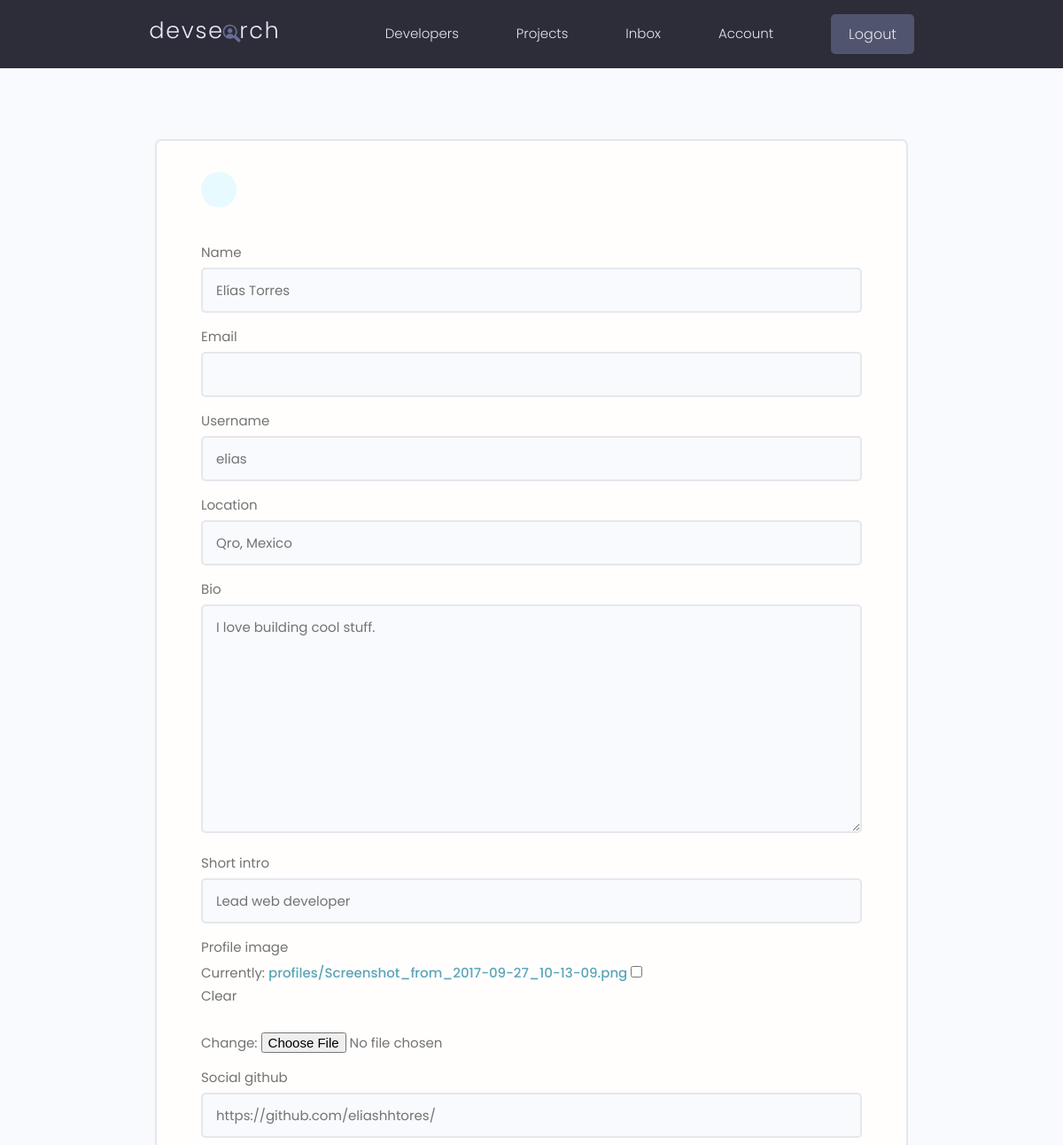
Page /edit-account/ (signed in, upper part) on the earlier database version.
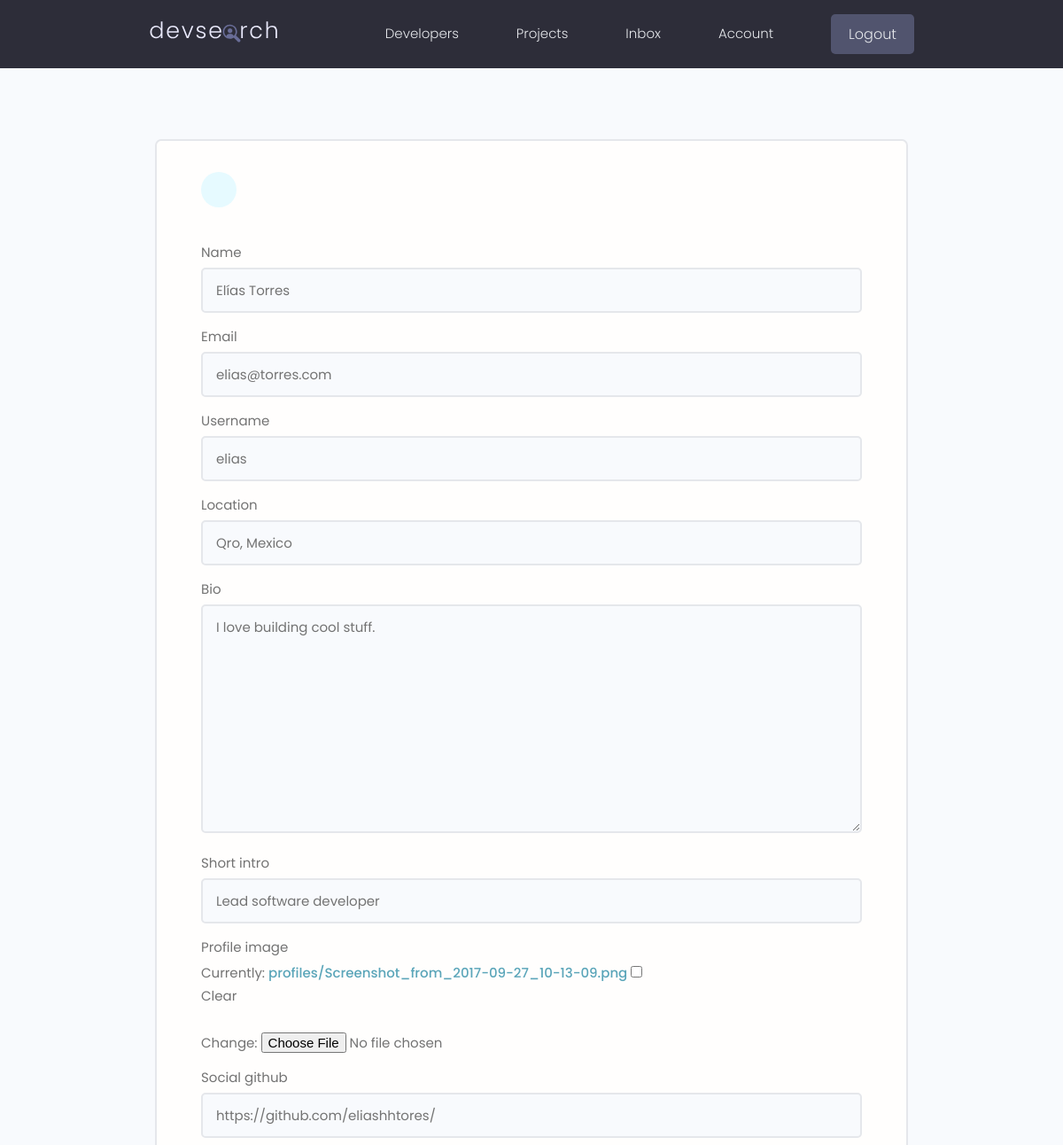
Same page on the later database version.
### developer/models.py (models this page shows, shortened)
class Developer(models.Model):
    id = models.UUIDField(default=uuid.uuid4,
                          primary_key=True, unique=True, editable=False)
    user = models.OneToOneField(User, on_delete=models.CASCADE, null=True)
    name = models.CharField(max_length=200, blank=True, null=True)
    email = models.EmailField(max_length=200, blank=True, null=True)
    username = models.CharField(max_length=200, blank=True, null=True)
    location = models.CharField(max_length=200, blank=True, null=True)
    short_intro = models.CharField(max_length=200, blank=True, null=True)
    bio = models.TextField(blank=True, null=True)
    profile_image = models.ImageField(
        upload_to='profiles/', blank=True, null=True, default='profiles/user-default.png')
    social_github = models.CharField(max_length=200, blank=True, null=True)
    social_twitter = models.CharField(max_length=200, blank=True, null=True)
    social_linkedin = models.CharField(max_length=200, blank=True, null=True)
    social_youtube = models.CharField(max_length=200, blank=True, null=True)
    social_website = models.CharField(max_length=200, blank=True, null=True)
    social_stackoverflow = models.CharField(
        max_length=200, blank=True, null=True)
    created = models.DateTimeField(auto_now_add=True)

### developer/views.py (the view, shortened to what this page needs)
# urls.py: path('edit-account/', views.edit_account, name='edit_account'),
@login_required(login_url='developer:login')
def edit_account(request):
    form = DeveloperForm(instance=request.user.developer)
    context = {'form': form}
    template_name = 'developer/edit_account.html'
    return render(request, template_name, context)

### developer/forms.py
class DeveloperForm(ModelForm):
    class Meta:
        model = Developer
        fields = [
            'name', 'email', 'username', 'location', 'bio', 'short_intro',
            'profile_image', 'social_github', 'social_twitter', 'social_linkedin',
            'social_youtube', 'social_website'
        ]
    def __init__(self, *args, **kwargs):
        super(DeveloperForm, self).__init__(*args, **kwargs)
        for name, field in self.fields.items():
            field.widget.attrs.update({'class': 'input'})

### developer/templates/developer/edit_account.html (shortened to what this page needs)
{% extends 'main.html'%}
{% block content %}
<form method="post" action="{% url 'developer:edit_account' %}" enctype="multipart/form-data">
    <main class="formPage my-xl">
        <div class="content-box">
            <div class="formWrapper">
                <a class="backButton" href="{% url 'developer:account' %}"></a>
                <br>
                {% for field in form%}
                <div class="form__field">
                    <label for="formInput#text">{{ field.label }}</label>
                    {{ field }}
                </div>
                {% endfor %}
            </div>
        </div>
    </main>
</form>
{% endblock %}

Differences in the rows shown:
changed Developer "Elías Torres": email (not shown) → "elias@torres.com"; short_intro "Lead web developer" → "Lead software developer"
